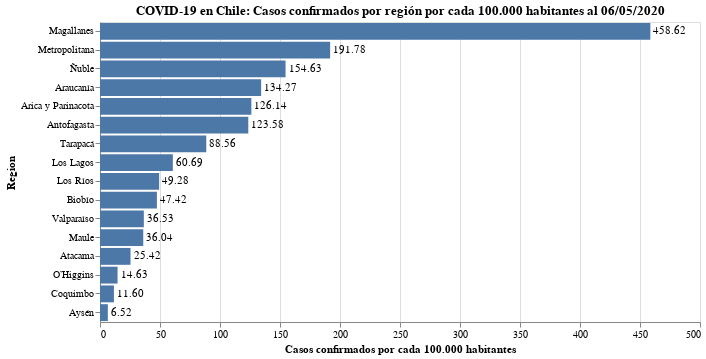

The code cell stored with this chart in its notebook:
### Code cell
#hide_input

bars = alt.Chart(data_raw).mark_bar().encode(
    x = alt.X('Tasa de casos:Q', axis=alt.Axis(title='Casos confirmados por cada 100.000 habitantes')),
    y = alt.Y('Region:N', sort='-x'),
    tooltip = 'Tasa de casos'
).properties(
    title=f'COVID-19 en Chile: Casos confirmados por región por cada 100.000 habitantes al {today_es_format}'
)

text = bars.mark_text(
    align='left',
    baseline='middle',
    dx=3  # Nudges text to right so it doesn't appear on top of the bar
).encode(
    text=alt.Text('Tasa de casos:Q', format=',.2f')
)

# bars.configure_title(
#     fontSize=20,
#     font='Courier',
#     anchor='start',
#     color='gray'
# )

(bars + text).properties(width=600, height=300)

### Figure 1 — Vega-Lite specification as saved in the notebook (floating-point values rounded to 4 significant figures)
{"config": {"view": {"continuousWidth": 400, "continuousHeight": 300}}, "layer": [{"mark": "bar", "encoding": {"tooltip": {"type": "quantitative", "field": "Tasa de casos"}, "x": {"type": "quantitative", "axis": {"title": "Casos confirmados por cada 100.000 habitantes"}, "field": "Tasa de casos"}, "y": {"type": "nominal", "field": "Region", "sort": "-x"}}, "title": "COVID-19 en Chile: Casos confirmados por región por cada 100.000 habitantes al 06/05/2020"}, {"mark": {"type": "text", "align": "left", "baseline": "middle", "dx": 3}, "encoding": {"text": {"type": "quantitative", "field": "Tasa de casos", "format": ",.2f"}, "tooltip": {"type": "quantitative", "field": "Tasa de casos"}, "x": {"type": "quantitative", "axis": {"title": "Casos confirmados por cada 100.000 habitantes"}, "field": "Tasa de casos"}, "y": {"type": "nominal", "field": "Region", "sort": "-x"}}, "title": "COVID-19 en Chile: Casos confirmados por región por cada 100.000 habitantes al 06/05/2020"}], "data": {"name": "data-b10072ad0d97d174ab18cf6beab377e9"}, "height": 300, "width": 600, "$schema": "https://vega.github.io/schema/vega-lite/v4.8.1.json", "datasets": {"data-b10072ad0d97d174ab18cf6beab377e9": [{"Region": "Arica y Parinacota", "2020-05-06": 318, "Tasa de casos": 126.1}, {"Region": "Tarapacá", "2020-05-06": 339, "Tasa de casos": 88.56}, {"Region": "Antofagasta", "2020-05-06": 855, "Tasa de casos": 123.6}, {"Region": "Atacama", "2020-05-06": 80, "Tasa de casos": 25.42}, {"Region": "Coquimbo", "2020-05-06": 97, "Tasa de casos": 11.6}, {"Region": "Valparaíso", "2020-05-06": 716, "Tasa de casos": 36.53}, {"Region": "Metropolitana", "2020-05-06": 15582, "Tasa de casos": 191.8}, {"Region": "O’Higgins", "2020-05-06": 145, "Tasa de casos": 14.63}, {"Region": "Maule", "2020-05-06": 408, "Tasa de casos": 36.04}, {"Region": "Ñuble", "2020-05-06": 791, "Tasa de casos": 154.6}, {"Region": "Biobío", "2020-05-06": 789, "Tasa de casos": 47.42}, {"Region": "Araucanía", "2020-05-06": 1362, "Tasa de casos": 134.3}, {"Region": "Los Ríos", "2020-05-06": 200, "Tasa de casos": 49.28}, {"Region": "Los Lagos", "2020-05-06": 541, "Tasa de casos": 60.69}, {"Region": "Aysén", "2020-05-06": 7, "Tasa de casos": 6.524}, {"Region": "Magallanes", "2020-05-06": 818, "Tasa de casos": 458.6}]}}
